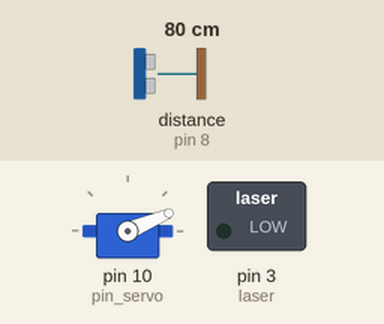
This sketch was run on a simulated Arduino Uno, built with avr-gcc and run on an emulated ATmega328P. Shown: servo, switched loads named in the sketch (green lamp = pin HIGH). Wiring (inferred from the names in the program): ultrasonic range finder: trigger pin 9; echo pin 8. The test bench sets the inputs (shaded band); at power-on: distance to the obstacle (sensor on pin 8) 80 cm. The echo pulse lasts 58.3 µs per cm; pins used as bus, display or sensor lines are not drawn.

Above: at 1.28 s.
1.3 s: distance to the obstacle (sensor on pin 8) set to 2 cm
At 2.3 s:
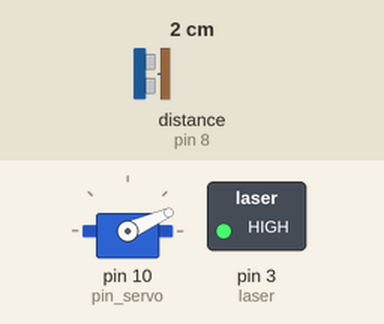
2.8 s: distance to the obstacle (sensor on pin 8) set to 28 cm
4.3 s: distance to the obstacle (sensor on pin 8) set to 34 cm
At 5.15 s:
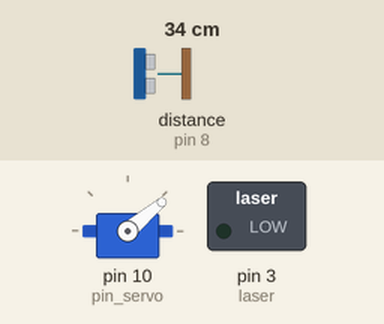
7.3 s: distance to the obstacle (sensor on pin 8) set to 4 cm
At 7.7 s:
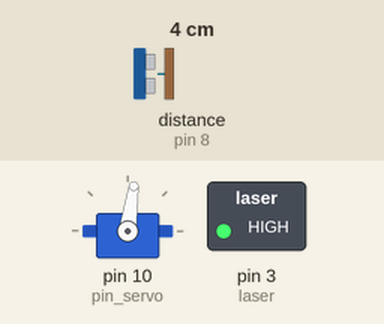
8.8 s: distance to the obstacle (sensor on pin 8) set to 35 cm
At 8.96 s:
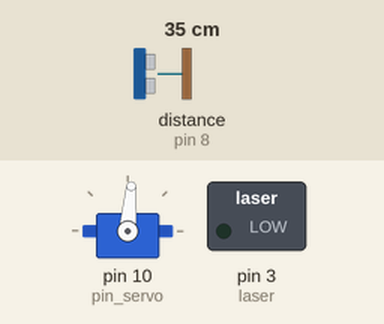
11.8 s: distance to the obstacle (sensor on pin 8) set to 250 cm
Timing chart, 0 to 15.8 s (numbered marks = the images above; inputs shaded):
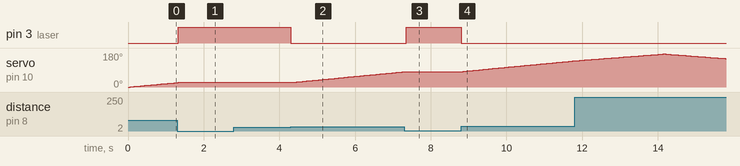

The sketch:

TP3EJ10.ino
```cpp
/* 10. Utilice un sensor ultrasónico sobre un servo, (simulando ser un radar como se observa en la figura)
que monitoree en un rango de 30 cm contemplando lo siguiente:
a. De monitorear en un rango de 180 grados como si fuera un radar.
b. Si detecta algo debe detenerse y encender un láser que apunte a la posición donde se detectó el objeto.
c. Cuando el objeto salga de adelante deberá continuar monitoreando.*/


#include "Servo.h"

#define pin_servo 10
#define trigPin  9
#define echoPin  8
#define laser 3

Servo servoMotor;
long duration, cm, inches;
int x=1;

void setup() {
  Serial.begin (9600);
  pinMode(trigPin, OUTPUT);
  pinMode(laser, OUTPUT);
  pinMode(echoPin, INPUT);
  servoMotor.attach(pin_servo);
}

void loop(){
  monitorear();
  delay(250);
}

void monitorear(){
  for (int i=0;i<175;i++){
    servoMotor.write(i);
    medir();
    delay(50);
  }
  for (int i=175;i>0;i--){
    servoMotor.write(i);
    medir();
    delay(50);
  }
}

void medir(){
  digitalWrite(trigPin, LOW);
  delayMicroseconds(5);
  digitalWrite(trigPin, HIGH);
  delayMicroseconds(10);
  digitalWrite(trigPin, LOW);

  duration = pulseIn(echoPin, HIGH);
  cm= duration*0.034/2;

  while (cm<=30){
    digitalWrite(laser,HIGH);
    digitalWrite(trigPin, LOW);
    delayMicroseconds(5);
    digitalWrite(trigPin, HIGH);
    delayMicroseconds(10);
    digitalWrite(trigPin, LOW);

    duration = pulseIn(echoPin, HIGH);
    cm= duration*0.034/2;
  }
  digitalWrite(laser,LOW);
}
```

Measured:
- the behaviour switches between 31 and 32 cm on distance to the obstacle (sensor on pin 8) (found by bisection; images 1 and 2)
- after the input at 1.3 s, pin 3 (laser): LOW → HIGH at once; servo on pin 10 (pin_servo): goes on until 1.3 s, then stays 24°
- after the input at 2.8 s, every drawn part: stays the same
- after the input at 4.3 s, pin 3 (laser): HIGH → LOW at once; servo on pin 10 (pin_servo): moves from 24° to 81° over 2.9 s, starting after 0.05 s
- after the input at 7.3 s, pin 3 (laser): LOW → HIGH after 0.05 s; servo on pin 10 (pin_servo): goes on until 7.3 s, then stays 82°
- after the input at 8.8 s, pin 3 (laser): HIGH → LOW at once; servo on pin 10 (pin_servo): moves from 82° to 138° over 2.9 s, starting after 0.05 s
